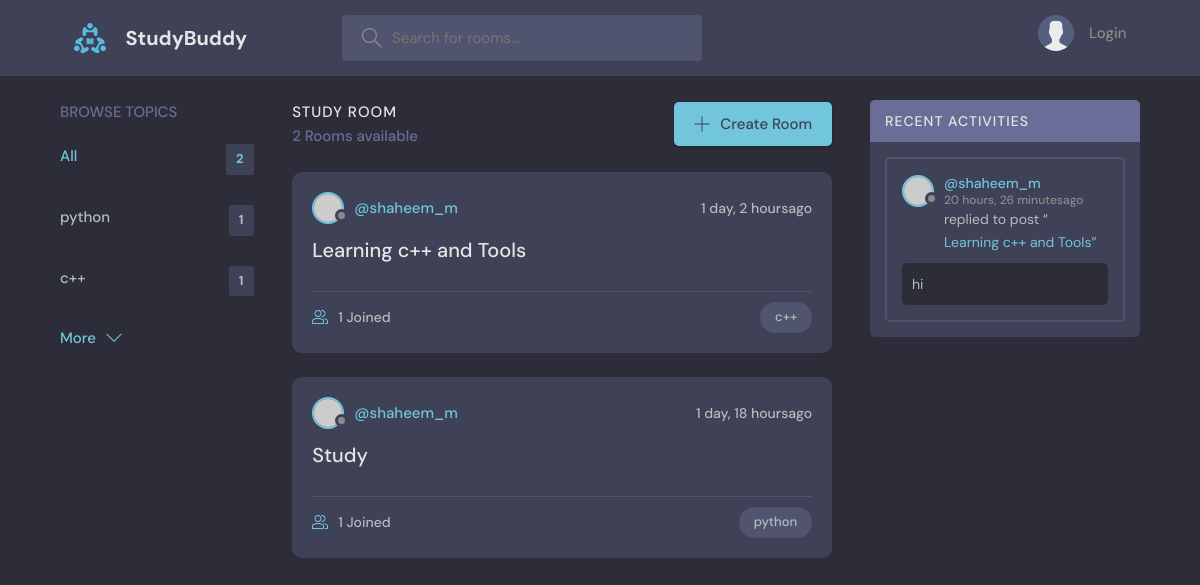
Before: / with the older database file.
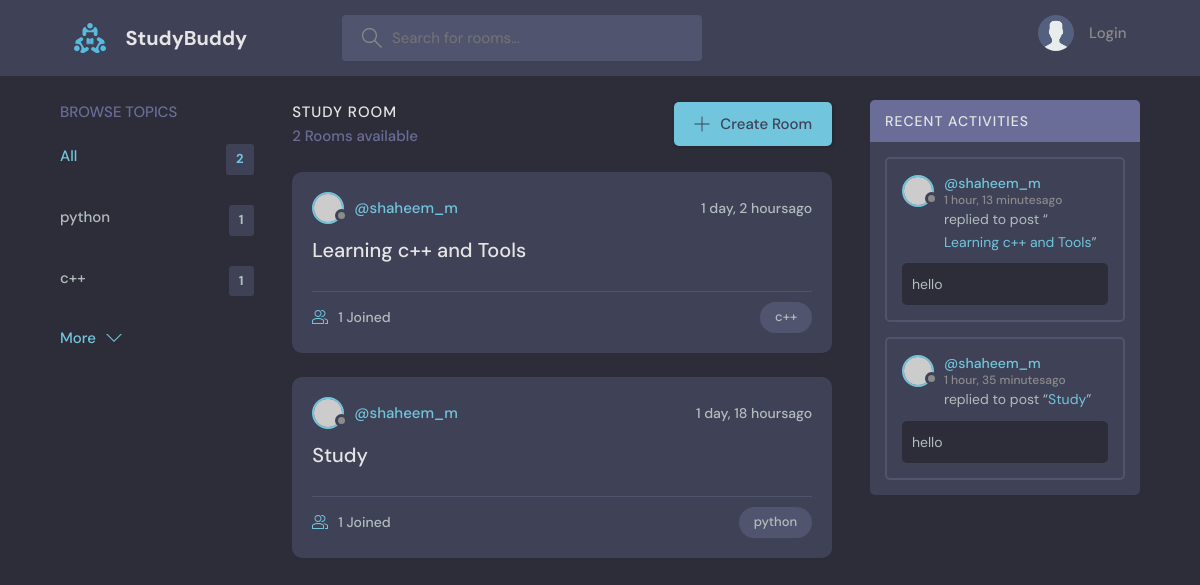
After: the same page with the newer database file.
### base/models.py (models this page shows, shortened)
class Topic(models.Model):
    name = models.CharField(max_length=200)

class Room(models.Model):
    host = models.ForeignKey(User, on_delete=models.SET_NULL,null=True)
    topic = models.ForeignKey(Topic, on_delete=models.SET_NULL,null=True)
    name = models.CharField(max_length=200)
    description = models.TextField(blank=True,null=True)
    participants = models.ManyToManyField(User,related_name='participants',blank=True)
    updated = models.DateTimeField(auto_now=True)
    created = models.DateTimeField(auto_now_add=True)
    class Meta:
        ordering = ["-updated","-created"]
    def __str__(self):
        return self.name

class Message(models.Model):
    user = models.ForeignKey(User, on_delete=models.CASCADE)
    room = models.ForeignKey(Room, on_delete=models.CASCADE)
    body = models.TextField()
    updated = models.DateTimeField(auto_now=True)
    created = models.DateTimeField(auto_now_add=True)
    class Meta:
        ordering = ["-updated","-created"]
    def __str__(self):
        return self.body[:50]

### base/views.py (the view)
# urls.py: path('', views.home, name='home'),
def home(request):
    q = request.GET.get('q') if request.GET.get('q') != None else ''
    rooms = Room.objects.filter(Q(topic__name__icontains = q)|
                        Q(name__icontains = q)|
                        Q(description__icontains = q))
    room_count = rooms.count()
    topics = Topic.objects.all()
    room_messages = Message.objects.filter(Q(room__topic__name__icontains=q))
    context = {'rooms':rooms,'topics':topics,'room_count':room_count,'room_messages':room_messages}
    return render(request, 'base/home.html',context)

### base/templates/base/home.html (shortened to what this page needs)
  {% extends "main.html" %}
  {% block content %}
  <main class="layout layout--3">
      <div class="container">
        {% include "base/topic_component.html" %}
        <div class="roomList">
          <div class="roomList__header">
            <div>
              <h2>Study Room</h2>
              <p>{{room_count}} Rooms available</p>
            </div>
            <a class="btn btn--main" href="{% url 'create-room' %}">
              <svg version="1.1" xmlns="http://www.w3.org/2000/svg" width="32" height="32" viewBox="0 0 32 32">
                <title>add</title>
                <path
                  d="M16.943 0.943h-1.885v14.115h-14.115v1.885h14.115v14.115h1.885v-14.115h14.115v-1.885h-14.115v-14.115z"
                ></path>
              </svg>
              Create Room
            </a>
          </div>
          {% include "base/feed_component.html" %}
        </div>
        {% include "base/activity_component.html" %}
      </div>
    </main>
{% endblock %}

### base/templates/base/topic_component.html
<div class="topics">
  <div class="topics__header">
    <h2>Browse Topics</h2>
  </div>
  <ul class="topics__list">
    <li>
      <a href="{% url 'home' %}" class="active">All <span>{{topics.count}}</span></a>
    </li>
    {% for topic in topics %}
    <li>
      <a href="{% url 'home' %}?q={{topic.name}}">{{ topic.name }}<span>{{topic.room_set.all.count}}</span></a>
    </li>
     {% endfor %}
  </ul>
  <a class="btn btn--link" href="topics.html">
    More
    <svg version="1.1" xmlns="http://www.w3.org/2000/svg" width="32" height="32" viewBox="0 0 32 32">
      <title>chevron-down</title>
      <path d="M16 21l-13-13h-3l16 16 16-16h-3l-13 13z"></path>
    </svg>
  </a>
</div>

### base/templates/base/feed_component.html (shortened to what this page needs)
{% for room in rooms %}
<div class="roomListRoom">
  <div class="roomListRoom__header">
    <a href="{% url 'user-profile' room.host.id %}" class="roomListRoom__author">
      <div class="avatar avatar--small">
        <img src="https://randomuser.me/api/portraits/women/11.jpg" />
      </div>
      <span>@{{room.host.username}}</span>
    </a>
    <div class="roomListRoom__actions">
      <span>{{room.created|timesince}}ago</span>
    </div>
  </div>
  <div class="roomListRoom__content">
    <a href="{% url 'room' room.id  %}">{{room.name}}</a>
  </div>
  <div class="roomListRoom__meta">
    <a href="{% url 'room' room.id  %}" class="roomListRoom__joined">
      {{room.participants.all.count}} Joined
    </a>
    <p class="roomListRoom__topic">{{room.topic.name}}</p>
  </div>
</div>
 {% endfor %}

### base/templates/base/activity_component.html (shortened to what this page needs)
<div class="activities">
  <div class="activities__header">
    <h2>Recent Activities</h2>
  </div>
  {% for message in room_messages %}
  <div class="activities__box">
    <div class="activities__boxHeader roomListRoom__header">
      <a href="{% url 'user-profile' message.user.id %}" class="roomListRoom__author">
        <div class="avatar avatar--small">
          <img src="https://randomuser.me/api/portraits/women/11.jpg" />
        </div>
        <p>
          @{{message.user}}
          <span>{{message.created|timesince}}ago</span>
        </p>
      </a>
    </div>
    <div class="activities__boxContent">
      <p>replied to post “<a href="{% url 'room' message.room.id %}">{{message.room}}</a>”</p>
      <div class="activities__boxRoomContent">
        {{message}}
      </div>
    </div>
  </div>
{% endfor %}
</div>

Changed rows visible on the page:
removed Message: user "shaheem_m", created "20 hours, 26 minutes", room "Learning c++ and Tools", body "hi"
added Message: user "shaheem_m", created "1 hour, 13 minutes", room "Learning c++ and Tools", body "hello"
added Message: user "shaheem_m", created "1 hour, 35 minutes", room "Study", body "hello"
